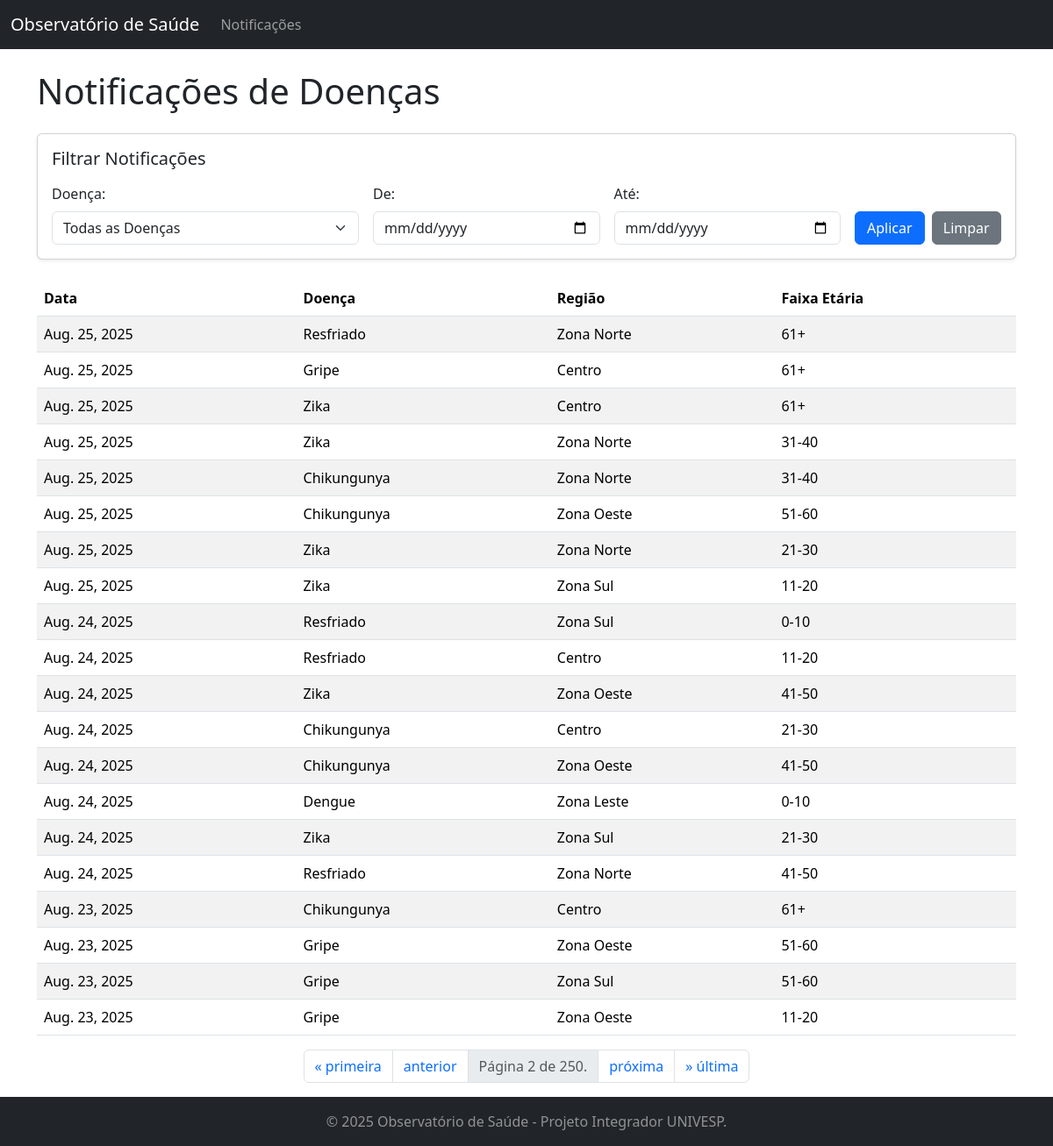
The app's page /notificacoes/?page=2 with its own data.
### analise_saude/models.py (models this page shows)
class NotificacaoDoenca(models.Model):
    data_notificacao = models.DateField(help_text="Data da notificação do caso")
    doenca = models.CharField(max_length=100, help_text="Nome da doença (ex: Dengue, Chikungunya)")
    regiao = models.CharField(max_length=100, help_text="Região/bairro onde o caso foi notificado")
    sexo = models.CharField(max_length=10, blank=True, null=True)
    faixa_etaria = models.CharField(max_length=20, blank=True, null=True)
    class Meta:
        verbose_name = "Notificação de Doença"
        verbose_name_plural = "Notificações de Doenças"
        ordering = ['-data_notificacao']

### analise_saude/views.py (the view)
# urls.py: path('notificacoes/', views.lista_notificacoes, name='lista_notificacoes'),
def lista_notificacoes(request):
    notificacoes_list = NotificacaoDoenca.objects.all().order_by('-data_notificacao')
    doenca = request.GET.get('doenca')
    data_inicio = request.GET.get('data_inicio')
    data_fim = request.GET.get('data_fim')
    if doenca:
        notificacoes_list = notificacoes_list.filter(doenca=doenca)
    if data_inicio:
        notificacoes_list = notificacoes_list.filter(data_notificacao__gte=data_inicio)
    if data_fim:
        notificacoes_list = notificacoes_list.filter(data_notificacao__lte=data_fim)
    paginator = Paginator(notificacoes_list, 20)
    page_number = request.GET.get('page')
    notificacoes = paginator.get_page(page_number)
    doencas_disponiveis = NotificacaoDoenca.objects.values('doenca').annotate(
        total=Count('id')).order_by('doenca')
    context = {
        'notificacoes': notificacoes,
        'doencas_disponiveis': doencas_disponiveis,
    }
    return render(request, 'analise_saude/lista_notificacoes.html', context)

### analise_saude/templates/analise_saude/lista_notificacoes.html (shortened to what this page needs)
{% extends 'analise_saude/base.html' %}
{% block content %}
    <h1 class="mb-4">Notificações de Doenças</h1>
    <div class="card p-3 mb-4 shadow-sm">
        <h4 class="card-title h5 mb-3">Filtrar Notificações</h4>
        <form method="get" class="row g-3 align-items-end">
            <div class="col-md-4">
                <label for="doenca" class="form-label">Doença:</label>
                <select name="doenca" id="doenca" class="form-select">
                    <option value="">Todas as Doenças</option>
                </select>
            </div>
            <div class="col-md-3">
                <label for="data_inicio" class="form-label">De:</label>
                <input type="date" name="data_inicio" id="data_inicio" class="form-control" value="{{ request.GET.data_inicio }}">
            </div>
            <div class="col-md-3">
                <label for="data_fim" class="form-label">Até:</label>
                <input type="date" name="data_fim" id="data_fim" class="form-control" value="{{ request.GET.data_fim }}">
            </div>
            <div class="col-md-2 d-flex align-items-end">
                <button type="submit" class="btn btn-primary w-100 me-2">Aplicar</button>
                <a href="{% url 'lista_notificacoes' %}" class="btn btn-secondary w-100">Limpar</a>
            </div>
        </form>
    </div>
    <div class="table-responsive">
        <table class="table table-striped table-hover">
            <thead>
                <tr>
                    <th>Data</th>
                    <th>Doença</th>
                    <th>Região</th>
                    <th>Faixa Etária</th>
                </tr>
            </thead>
            <tbody>
                {% for notificacao in notificacoes %}
                    <tr>
                        <td>{{ notificacao.data_notificacao }}</td>
                        <td>{{ notificacao.doenca }}</td>
                        <td>{{ notificacao.regiao }}</td>
                        <td>{{ notificacao.faixa_etaria }}</td>
                    </tr>
                {% empty %}
                    <tr>
                        <td colspan="4">Nenhuma notificação encontrada com os filtros aplicados.</td>
                    </tr>
                {% endfor %}
            </tbody>
        </table>
    </div>
    <nav aria-label="Paginação">
        <ul class="pagination justify-content-center">
            {% if notificacoes.has_previous %}
                <li class="page-item"><a class="page-link" href="?page=1{% for key, value in request.GET.items %}{% if key != 'page' %}&{{ key }}={{ value }}{% endif %}{% endfor %}">&laquo; primeira</a></li>
                <li class="page-item"><a class="page-link" href="?page={{ notificacoes.previous_page_number }}{% for key, value in request.GET.items %}{% if key != 'page' %}&{{ key }}={{ value }}{% endif %}{% endfor %}">anterior</a></li>
            {% endif %}
            <li class="page-item disabled"><span class="page-link">Página {{ notificacoes.number }} de {{ notificacoes.paginator.num_pages }}.</span></li>
            {% if notificacoes.has_next %}
                <li class="page-item"><a class="page-link" href="?page={{ notificacoes.next_page_number }}{% for key, value in request.GET.items %}{% if key != 'page' %}&{{ key }}={{ value }}{% endif %}{% endfor %}">próxima</a></li>
                <li class="page-item"><a class="page-link" href="?page={{ notificacoes.paginator.num_pages }}">&raquo; última</a></li>
            {% endif %}
        </ul>
    </nav>
{% endblock %}

### records on screen
NotificacaoDoenca: data_notificacao "Aug. 25, 2025", doenca "Resfriado", regiao "Zona Norte", faixa_etaria "61+"
NotificacaoDoenca: data_notificacao "Aug. 25, 2025", doenca "Gripe", regiao "Centro", faixa_etaria "61+"
NotificacaoDoenca: data_notificacao "Aug. 25, 2025", doenca "Zika", regiao "Centro", faixa_etaria "61+"
NotificacaoDoenca: data_notificacao "Aug. 25, 2025", doenca "Zika", regiao "Zona Norte", faixa_etaria "31-40"
NotificacaoDoenca: data_notificacao "Aug. 24, 2025", doenca "Resfriado", regiao "Zona Sul", faixa_etaria "0-10"
NotificacaoDoenca: data_notificacao "Aug. 24, 2025", doenca "Resfriado", regiao "Centro", faixa_etaria "11-20"
NotificacaoDoenca: data_notificacao "Aug. 24, 2025", doenca "Zika", regiao "Zona Oeste", faixa_etaria "41-50"
NotificacaoDoenca: data_notificacao "Aug. 24, 2025", doenca "Chikungunya", regiao "Centro", faixa_etaria "21-30"
NotificacaoDoenca: data_notificacao "Aug. 24, 2025", doenca "Chikungunya", regiao "Zona Oeste", faixa_etaria "41-50"
NotificacaoDoenca: data_notificacao "Aug. 24, 2025", doenca "Dengue", regiao "Zona Leste", faixa_etaria "0-10"
NotificacaoDoenca: data_notificacao "Aug. 24, 2025", doenca "Zika", regiao "Zona Sul", faixa_etaria "21-30"
NotificacaoDoenca: data_notificacao "Aug. 24, 2025", doenca "Resfriado", regiao "Zona Norte", faixa_etaria "41-50"
NotificacaoDoenca: data_notificacao "Aug. 23, 2025", doenca "Chikungunya", regiao "Centro", faixa_etaria "61+"
NotificacaoDoenca: data_notificacao "Aug. 23, 2025", doenca "Gripe", regiao "Zona Oeste", faixa_etaria "51-60"
NotificacaoDoenca: data_notificacao "Aug. 23, 2025", doenca "Gripe", regiao "Zona Sul", faixa_etaria "51-60"

### other values on screen
{{ notificacoes.number }} "2"
{{ notificacoes.paginator.num_pages }} "250"
